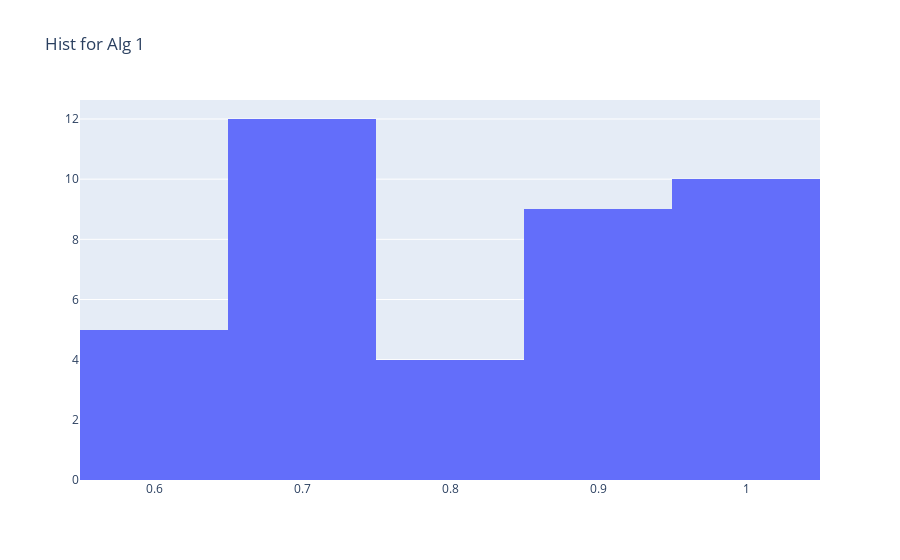
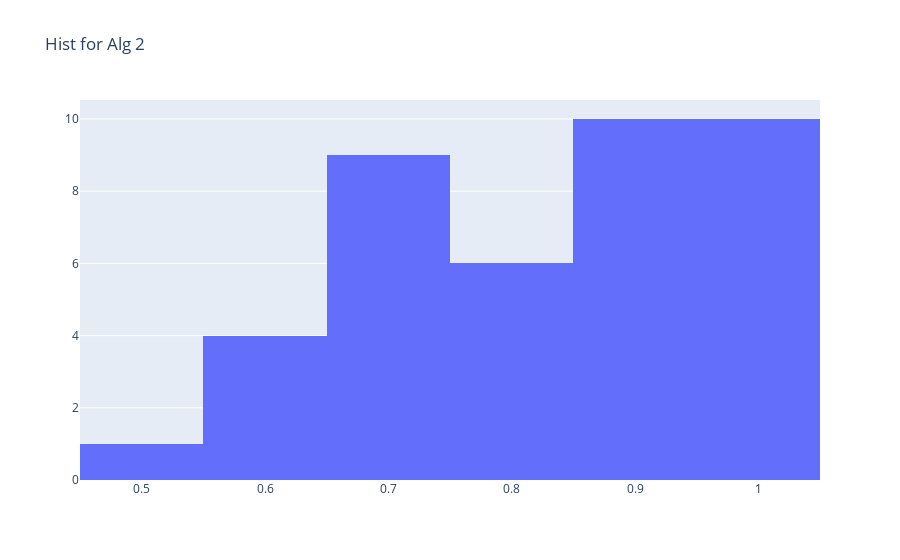
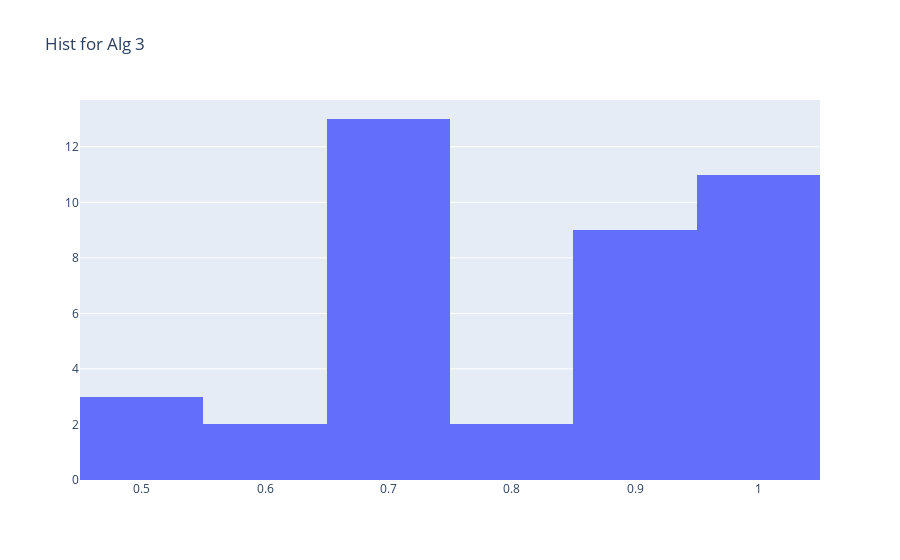
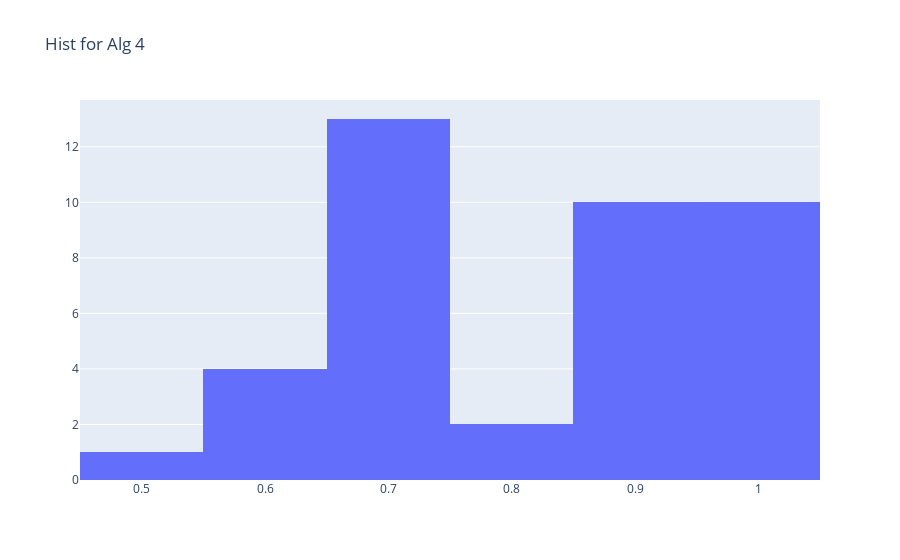

Notebook code for these charts, in order:
### Code cell
# Observe the histograms for the mean_ind

ids_alg = df['id_alg'].unique()
for id_alg in ids_alg:
  df_id = df[df['id_alg'] == id_alg]
  hist_id = go.Figure(go.Histogram(x = df_id['mean_ind']))
  hist_id.update_layout(title={'text': f'Hist for Alg {id_alg}'})
  iplot(hist_id)

### Figure 1 — Plotly figure (JSON) as saved in the notebook; plotly's stock layout.template omitted (floating-point values rounded to 4 significant figures)
{"data": [{"type": "histogram", "x": [0.92, 0.89, 0.94, 0.9, 0.91, 0.7014, 0.7041, 0.7054, 0.706, 0.697, 0.7193, 0.7281, 0.7125, 0.701, 0.7429, 0.9738, 0.9718, 0.968, 0.9716, 0.9708, 0.8723, 0.8479, 0.8624, 0.8709, 0.8685, 1, 1, 1, 1, 0.9917, 0.7867, 0.7467, 0.73, 0.7692, 0.7625, 0.581, 0.611, 0.6036, 0.586, 0.5815]}], "layout": {"title": {"text": "Hist for Alg 1"}}}

### Figure 2 — Plotly figure (JSON) as saved in the notebook; plotly's stock layout.template omitted (floating-point values rounded to 4 significant figures)
{"data": [{"type": "histogram", "x": [0.93, 0.91, 0.92, 0.94, 0.9, 0.6908, 0.6924, 0.7205, 0.718, 0.6866, 0.7527, 0.7706, 0.7633, 0.7326, 0.7409, 0.9824, 0.9793, 0.9831, 0.9819, 0.98, 0.864, 0.8696, 0.8576, 0.8659, 0.861, 1, 0.9917, 0.99, 1, 1, 0.7458, 0.7575, 0.7583, 0.7583, 0.7408, 0.5664, 0.6083, 0.6152, 0.5884, 0.533]}], "layout": {"title": {"text": "Hist for Alg 2"}}}

### Figure 3 — Plotly figure (JSON) as saved in the notebook; plotly's stock layout.template omitted (floating-point values rounded to 4 significant figures)
{"data": [{"type": "histogram", "x": [0.93, 0.89, 0.95, 0.92, 0.91, 0.7008, 0.6827, 0.6696, 0.683, 0.6878, 0.7231, 0.7539, 0.6943, 0.6925, 0.7303, 0.9852, 0.981, 0.9816, 0.9854, 0.9831, 0.8617, 0.8551, 0.8615, 0.8835, 0.8711, 1, 0.9917, 1, 1, 0.9917, 0.7575, 0.7283, 0.7183, 0.7358, 0.7292, 0.5253, 0.5446, 0.589, 0.4783, 0.5711]}], "layout": {"title": {"text": "Hist for Alg 3"}}}

### Figure 4 — Plotly figure (JSON) as saved in the notebook; plotly's stock layout.template omitted (floating-point values rounded to 4 significant figures)
{"data": [{"type": "histogram", "x": [0.94, 0.92, 0.91, 0.94, 0.91, 0.6814, 0.6792, 0.669, 0.7075, 0.6844, 0.7241, 0.731, 0.7694, 0.7307, 0.7213, 0.9865, 0.9828, 0.9864, 0.987, 0.9856, 0.8565, 0.8848, 0.8668, 0.8535, 0.8883, 1, 1, 1, 1, 1, 0.7258, 0.7342, 0.7283, 0.76, 0.735, 0.4827, 0.5512, 0.572, 0.5631, 0.6009]}], "layout": {"title": {"text": "Hist for Alg 4"}}}
